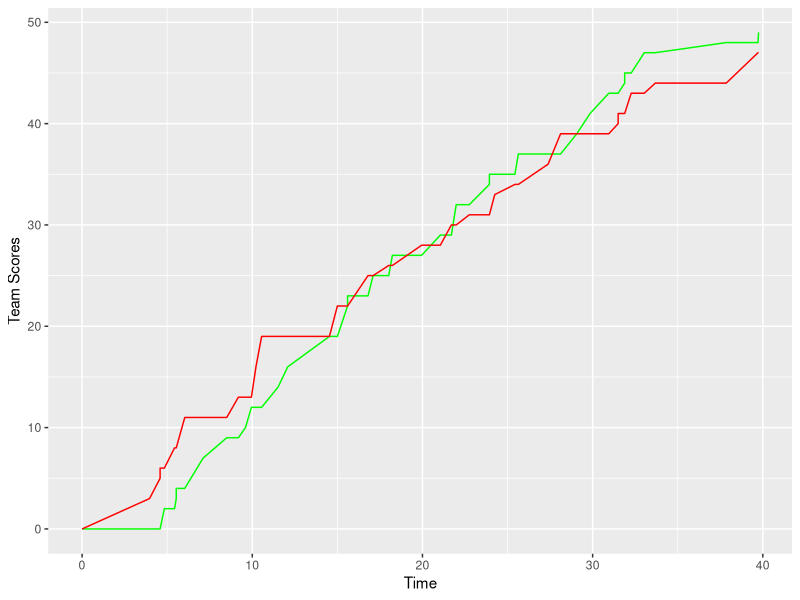

Generate this figure with R:
#Exercise10 Justin Detweiler

#Problem1- Score Graph
#Set Working Directory
setwd("/Users/justin/Desktop/tutorial/Biocomputing-Ex-10")

#Load ggplot and cowplot
library(cowplot)
library(ggplot2)

#Load Data into R
BasketballData=read.table("UWvMSU_1-22-13.txt", header=TRUE)

#Set the Initial Team Scores to 0
UW_Score=0
MSU_Score=0

#For Loop to fill out team scores as the game goes
#Index variable will be i, need to look at all the rows in BasketballData)
for (i in 1:nrow(BasketballData)){
  #Changing score for UW if $team is UW
  if (BasketballData$team[i]=="UW"){
    BasketballData$UW_Score[i]=BasketballData$score[i]+UW_Score
    #Adding the Score to the running UW Total
    UW_Score=BasketballData$UW_Score[i]
    #Keeping the MSU Score the same if UW scores
    BasketballData$MSU_Score[i]=MSU_Score
  }
  #Changing score for MSU if $team is MSU
  if(BasketballData$team[i]=="MSU"){
    BasketballData$MSU_Score[i]=BasketballData$score[i]+MSU_Score
    #Adding the Score to the running MSU Total
    MSU_Score=BasketballData$MSU_Score[i]
    #Keeping the UW Score the Same if MSU Scores
    BasketballData$UW_Score[i]=UW_Score
  }
}

#Adding Data
BasketballData1=rbind(data.frame(time=0, team=NA, score=0, UW_Score=0, MSU_Score=0), BasketballData)

#Making the Plot of the Scores
#The Green line is for MSU
#The Red Line is for UW
ggplot()+geom_line(data=BasketballData1, 
      aes(x=time, y=MSU_Score), 
      color="green")+geom_line(data=BasketballData1,
      aes(x=time, y=UW_Score), 
      color="red")+xlab("Time")+ ylab("Team Scores")



#Problem2- Guessing Number Game
#Set Working Directory
setwd("/Users/justin/Desktop/tutorial/Biocomputing-Ex-10")

#Pick a Random Number using Sample function
RandomNumber=sample(x=c(1:100), size=1)

#Loop with If statements
for (i in 1:11){
  answer=readline("Guess my number 1-100...");
  if (answer==RandomNumber){
    print("You Are Correct, You Win!")
    break
  }
  if (answer<RandomNumber){
    print("My Number is Higher")
  }
  if (answer>RandomNumber){
    print("My Number is Lower")
  }
  if (i==11){
    print("You Are Out of Guesses, You Lose")
    break
  }
}

10
75
45
27
11
18
24
22



